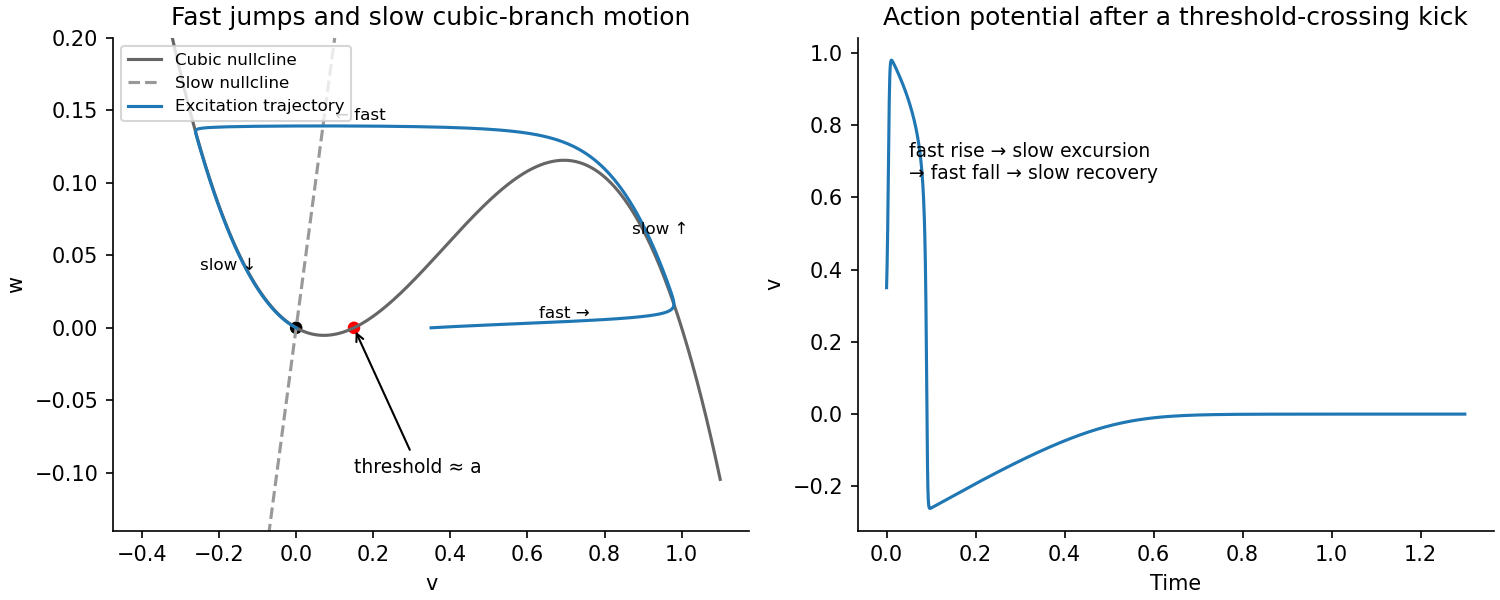

The Python source for this figure:
"""Original solution diagram. Python 3.14, NumPy 2.3.5, Matplotlib 3.10.7. Output to current working directory."""
import numpy as np
import matplotlib
matplotlib.use("Agg")
import matplotlib.pyplot as plt
from pathlib import Path
plt.rcParams.update({"figure.facecolor":"white","axes.facecolor":"white","font.size":10,"axes.spines.top":False,"axes.spines.right":False})

a=.15;gamma=2;eps=.001;f=lambda v:v*(a-v)*(v-1)
def field(v,w):return ((f(v)-w)/eps,gamma*v-w)
dt=eps/25;steps=int(1.3/dt);v=.35;w=0;history=[]
for j in range(steps):
 if j%10==0:history.append((j*dt,v,w))
 k1=field(v,w);k2=field(v+dt*k1[0]/2,w+dt*k1[1]/2);k3=field(v+dt*k2[0]/2,w+dt*k2[1]/2);k4=field(v+dt*k3[0],w+dt*k3[1]);v+=dt*(k1[0]+2*k2[0]+2*k3[0]+k4[0])/6;w+=dt*(k1[1]+2*k2[1]+2*k3[1]+k4[1])/6
hist=np.array(history);fig,axs=plt.subplots(1,2,figsize=(10,4),layout='constrained');xx=np.linspace(-.4,1.1,500)
axs[0].plot(xx,f(xx),color='.4',label='Cubic nullcline');axs[0].plot(xx,gamma*xx,'--',color='.6',label='Slow nullcline');axs[0].plot(hist[:,1],hist[:,2],label='Excitation trajectory');axs[0].scatter([0,a],[0,0],c=['black','red'],s=25);axs[0].annotate('threshold ≈ a',(a,0),(.15,-.1),arrowprops={'arrowstyle':'->'},fontsize=9);axs[0].set(xlabel='v',ylabel='w',ylim=(-.14,.2),title='Fast jumps and slow cubic-branch motion');axs[0].legend(fontsize=8,loc='upper left');axs[0].text(.63,.007,'fast →',fontsize=8);axs[0].text(.87,.065,'slow ↑',fontsize=8);axs[0].text(.1,.143,'← fast',fontsize=8);axs[0].text(-.25,.04,'slow ↓',fontsize=8)
axs[1].plot(hist[:,0],hist[:,1]);axs[1].set(xlabel='Time',ylabel='v',title='Action potential after a threshold-crossing kick');axs[1].text(.05,.65,'fast rise → slow excursion\n→ fast fall → slow recovery',fontsize=9)
fig.savefig(Path.cwd()/'2010-fhn-excitability.png',dpi=150,facecolor='white');plt.close(fig)
